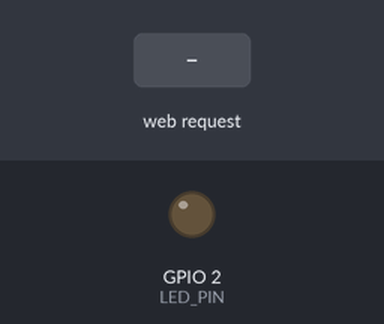
Recording of a program running on a simulated ESP32. Parts: output pins drawn as LEDs (lit = HIGH). The inputs (shaded band) are chosen by the test bench. WiFi joins after 1.5 s; servers stay silent unless stated; what the program prints to the serial monitor is not drawn.

Above: at 2.7 s.
2.8 s: HTTP request GET /LED=ON received
At 3.4 s:
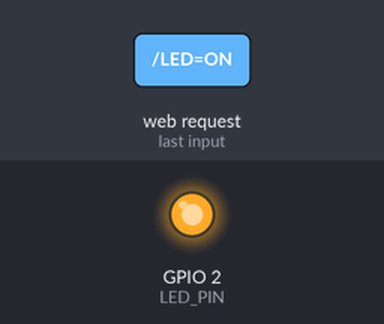
4.3 s: HTTP request GET /LED=OFF received
At 4.6 s:
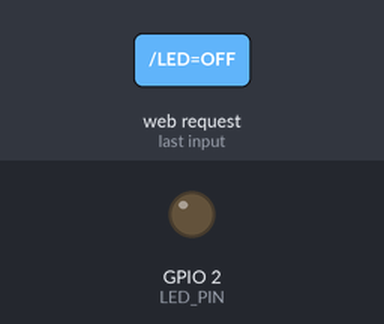
Timing chart, 0 to 7.3 s (numbered marks = the images above; inputs shaded):
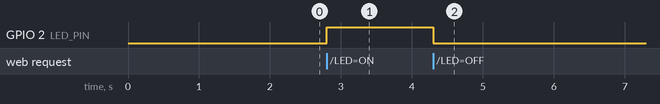

The program:

main.cpp
```cpp
// Zainab Sultan
// 23-NTU-CS-1097
// BSCS - 5B

#include <WiFi.h>

const char* ssid = "iPhone";
const char* password = "123456789";

IPAddress local_IP(172, 20, 10, 7);
IPAddress gateway(172, 20, 10, 1);
IPAddress subnet(255, 255, 255, 0);
IPAddress primaryDNS(172, 20, 10, 1);
IPAddress secondaryDNS(8, 8, 8, 8);

WiFiServer server(80);
const int LED_PIN = 2;    // Built-in LED

void setup() {
  Serial.begin(115200);
  pinMode(LED_PIN, OUTPUT);
  digitalWrite(LED_PIN, LOW);

  if (!WiFi.config(local_IP, gateway, subnet, primaryDNS, secondaryDNS)) {
    Serial.println("Static IP config failed (WiFi.config returned false)");

  }

  Serial.print("Connecting to ");
  Serial.println(ssid);
  WiFi.begin(ssid, password);

  unsigned long start = millis();
  while (WiFi.status() != WL_CONNECTED && millis() - start < 20000) {
    delay(500);
    Serial.print(".");
  }

  if (WiFi.status() == WL_CONNECTED) {
    Serial.println("\nWiFi connected!");
    Serial.print("ESP32 IP Address: ");
    Serial.println(WiFi.localIP());
  } else {
    Serial.println("\nFailed to connect within timeout. Status:");
    Serial.println(WiFi.status());
  }

  server.begin();
}

void loop() {
  WiFiClient client = server.available();
  if (!client) return;

  Serial.println("New Client connected");
  // read the first line (request line)
  String request = client.readStringUntil('\n');
  request.trim();                // remove \r and whitespace
  Serial.println("Request: " + request);

  if (request.indexOf("GET /LED=ON") != -1) {
    digitalWrite(LED_PIN, HIGH);
  } else if (request.indexOf("GET /LED=OFF") != -1) {
    digitalWrite(LED_PIN, LOW);
  }

  String htmlPage =
    "<!DOCTYPE html><html>"
    "<head><meta charset='utf-8'><title>ESP32 LED</title></head>"
    "<body><h1>ESP32 LED Control</h1>"
    "<p><a href=\"/LED=ON\"><button>LED ON</button></a></p>"
    "<p><a href=\"/LED=OFF\"><button>LED OFF</button></a></p>"
    "</body></html>";

  client.println("HTTP/1.1 200 OK");
  client.println("Content-Type: text/html");
  client.println("Connection: close");
  client.println();
  client.println(htmlPage);

  delay(1);
  client.stop();
  Serial.println("Client disconnected");
}
```

Measured:
- after the input at 2.8 s, GPIO 2 (LED_PIN): LOW → HIGH at once
- after the input at 4.3 s, GPIO 2 (LED_PIN): HIGH → LOW at once
